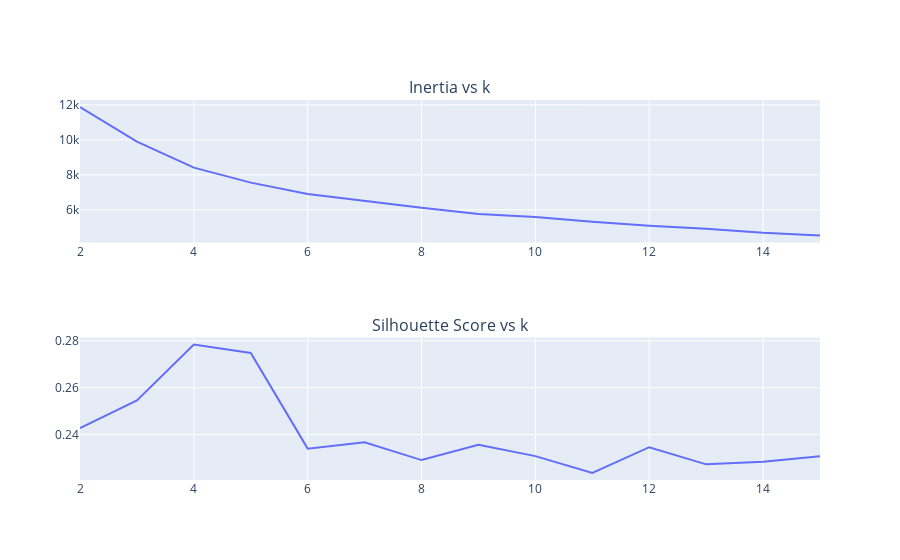

The notebook cell this image was saved under:
### Code cell
# plot the inertia values and silhouette_scores in subplots
from plotly.subplots import make_subplots

fig1 = px.line(x=k_vals, y=inerta_vals, labels={"x": "k", "y": "Inertia"})

fig2 = px.line(x=k_vals, y=silhouette_vals, labels={"x": "k", "y": "Silhouette Score"})

fig = make_subplots(
    rows=2, cols=1, subplot_titles=("Inertia vs k", "Silhouette Score vs k")
)

fig.add_trace(fig1.data[0], row=1, col=1)
fig.add_trace(fig2.data[0], row=2, col=1)

fig.show()

### Figure 1 — Plotly figure (JSON) as saved in the notebook; plotly's stock layout.template omitted (floating-point values rounded to 4 significant figures)
{"data": [{"hovertemplate": "k=%{x}<br>Inertia=%{y}<extra></extra>", "legendgroup": "", "line": {"color": "#636efa", "dash": "solid"}, "marker": {"symbol": "circle"}, "mode": "lines", "name": "", "orientation": "v", "showlegend": false, "type": "scatter", "x": [2, 3, 4, 5, 6, 7, 8, 9, 10, 11, 12, 13, 14, 15], "xaxis": "x", "y": [11870.0, 9902.0, 8412.0, 7554.0, 6903.0, 6496.0, 6115.0, 5757.0, 5595.0, 5322.0, 5090.0, 4914.0, 4689.0, 4539.0], "yaxis": "y"}, {"hovertemplate": "k=%{x}<br>Silhouette Score=%{y}<extra></extra>", "legendgroup": "", "line": {"color": "#636efa", "dash": "solid"}, "marker": {"symbol": "circle"}, "mode": "lines", "name": "", "orientation": "v", "showlegend": false, "type": "scatter", "x": [2, 3, 4, 5, 6, 7, 8, 9, 10, 11, 12, 13, 14, 15], "xaxis": "x2", "y": [0.2427, 0.2546, 0.2784, 0.2749, 0.234, 0.2367, 0.2291, 0.2357, 0.2308, 0.2237, 0.2346, 0.2273, 0.2284, 0.2308], "yaxis": "y2"}], "layout": {"annotations": [{"font": {"size": 16}, "showarrow": false, "text": "Inertia vs k", "x": 0.5, "xanchor": "center", "xref": "paper", "y": 1, "yanchor": "bottom", "yref": "paper"}, {"font": {"size": 16}, "showarrow": false, "text": "Silhouette Score vs k", "x": 0.5, "xanchor": "center", "xref": "paper", "y": 0.375, "yanchor": "bottom", "yref": "paper"}], "xaxis": {"anchor": "y", "domain": [0, 1]}, "xaxis2": {"anchor": "y2", "domain": [0, 1]}, "yaxis": {"anchor": "x", "domain": [0.625, 1]}, "yaxis2": {"anchor": "x2", "domain": [0, 0.375]}}}
